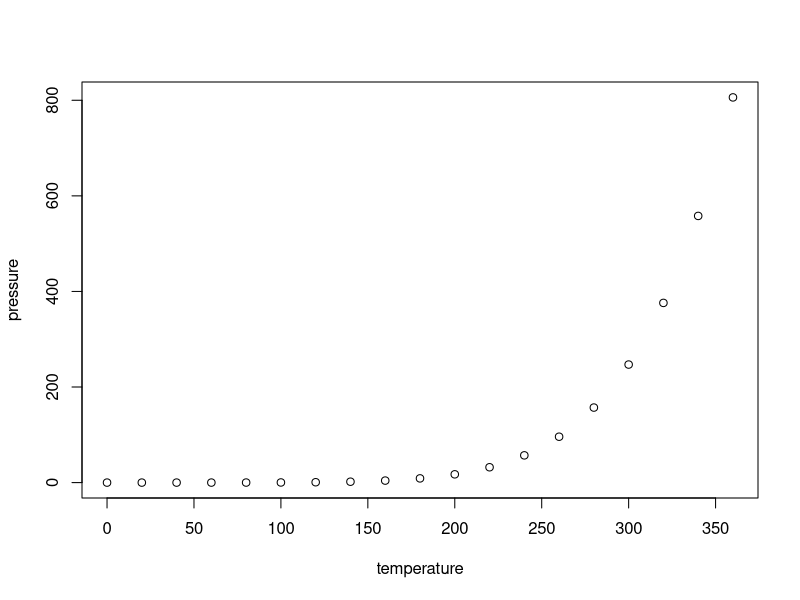
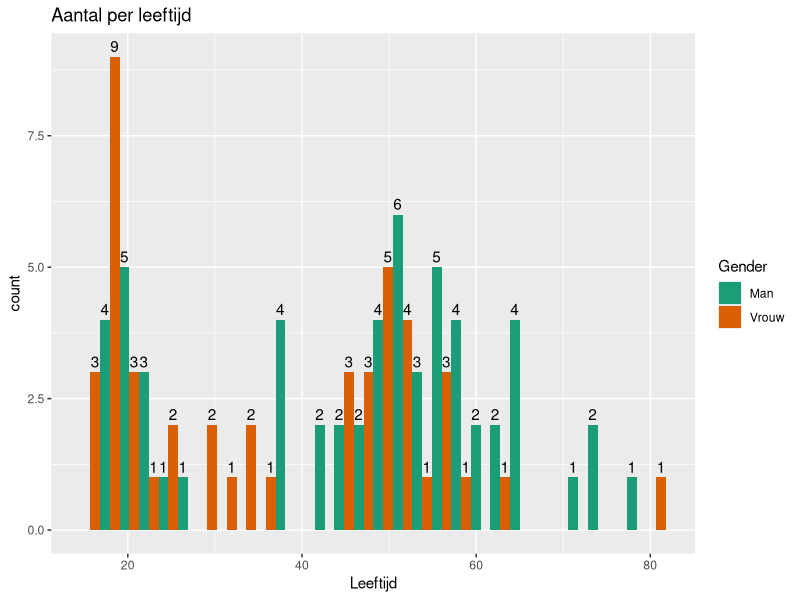
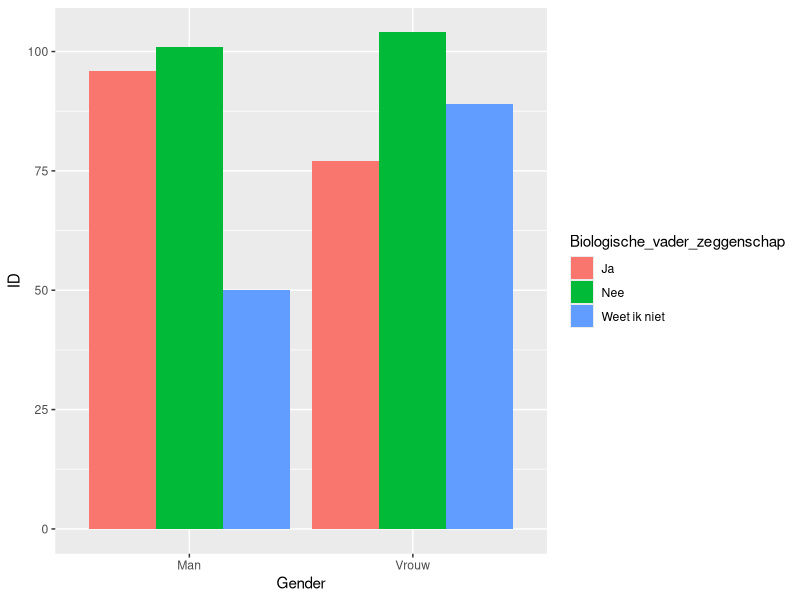
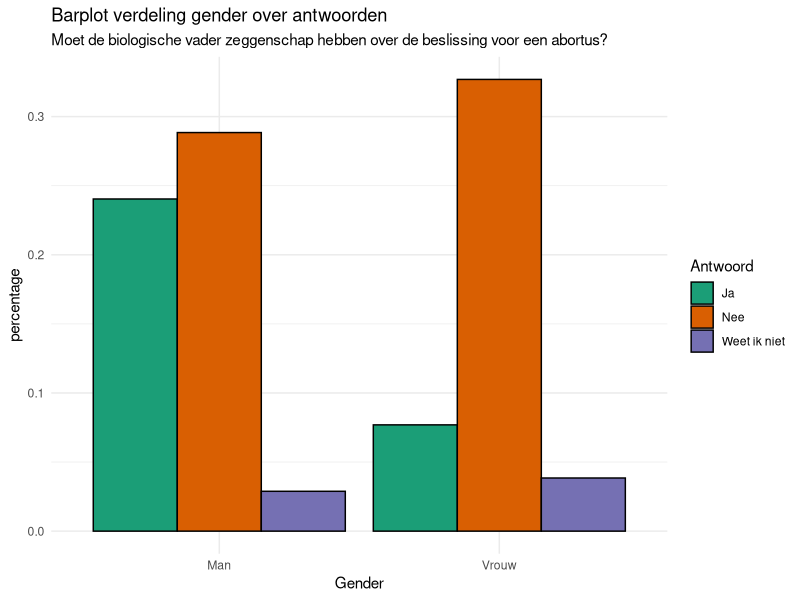
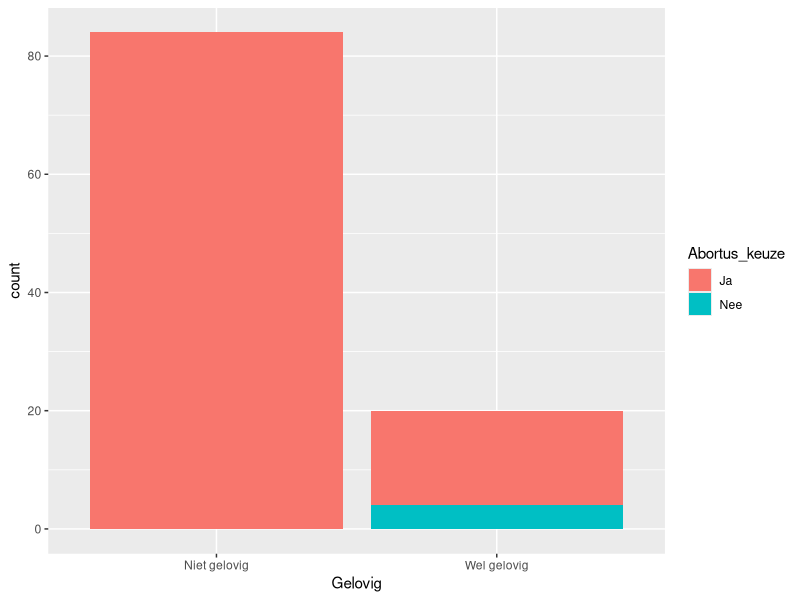
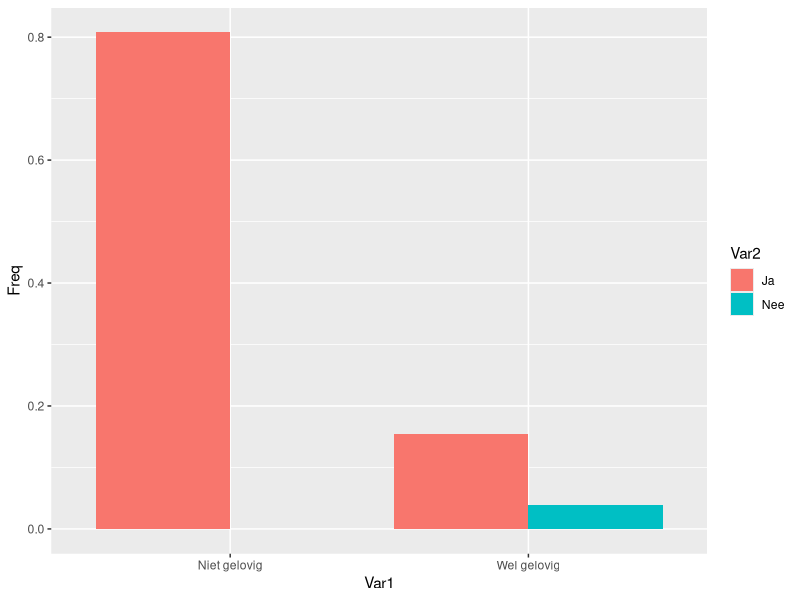
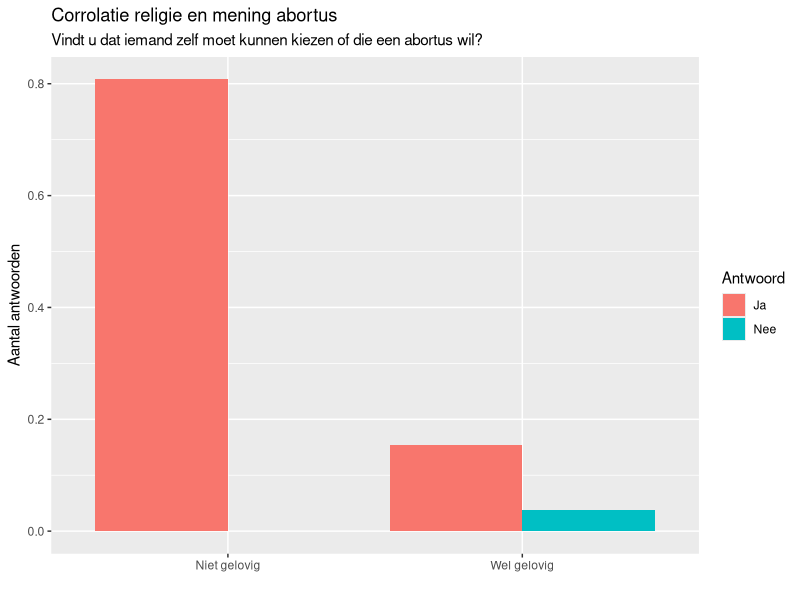

Source code (R) for these figures, in order:
## ---- chunk 1
knitr::opts_chunk$set(echo = TRUE)
## ---- chunk 2
summary(cars)
## ---- chunk 3
plot(pressure)
## ---- chunk 4
data <- read.csv('abortus_dataset.csv')
head(data)
## ---- chunk 5
summary(data)
## ---- chunk 6
library(dplyr)
data_renamed <- data %>%
    rename(
        Eindtijd = Tijd.van.voltooien,
        Gender = Wat.is.uw.geslacht..,
        Onderwijsniveau = Wat.is.het.hoogste.onderwijsniveau.dat.u.heeft.afgerond.,
        Leeftijd = Wat.is.uw.leeftijd.,
        Religie = Wat.is.uw.religieuze.overtuiging..,
        Provincie = In.welke.provincie.heeft.u.het.grootste.deel.van.uw.jeugd.doorgebracht.,
        Abortus_keuze = Vindt.u.dat.iemand.zelf.moet.kunnen.kiezen.of.die.een.abortus.wil.,
        Indien_nee_uitzonderingen = Indien.u.bij.de.vorige.vraag..Nee..heeft.ingevuld...Vindt.u.dat.er.uitzonderingen.zijn.waarin.iemand.dit.wel.zelf.moet.kunnen.kiezen.....,
        Gezondheid_vrouw_gevaar_uitzondering = Vindt.u.dat.er.voor.abortus.gekozen.mag.worden.als.de.gezondheid.van.de.vrouw.door.de.zwangerschap.in.gevaar.kan.komen.,
        Verkrachting_uitzondering = Vindt.u.dat.iemand.een.abortus.mag.als.de.zwangerschap.een.gevolg.is.van.verkrachting.,
        minderjarige_keuze_uitzondering = Vindt.u.dat.een.minderjarig.kind.de.keuze.moet.hebben.om.voor.een.abortus.te.kiezen.....,
        Ouders_zeggenschap_over_minderjarige_uitzondering = Vindt.u.dat.de.ouders.zeggenschap.moeten.hebben.over.of.hun.minderjarige.kind.wel.of.niet.voor.abortus.mag.kiezen...,
        Echo_verplicht = Moet.het.wettelijk.verplicht.worden.voor.vrouwen.die.een.abortus.willen.om.een.echo.van.de.foetus.te.zien.voordat.een.abortus.toegestaan.is.,
        Wettelijke_bedenktijd = Vindt.u.dat.de.wettelijke.bedenktijd.moet.terugkomen.,
        Adoptie_als_alternatief = Vindt.u.dat.adoptie.een.alternatief.is.voor.abortus.,
        Biologische_vader_zeggenschap = Moet.de.biologische.vader.zeggenschap.hebben.over.de.beslissing.voor.een.abortus.
    ) %>%
    select(- c(Tijd.van.laatste.wijziging, E.mail, Naam))

head(data_renamed)
## ---- chunk 7
(gemiddelde_leeftijd <- mean(data_renamed$Leeftijd))
cat(sprintf("de gemiddelde leeftijd van de enquête is: %.2f ik ben iris %.3f/n", gemiddelde_leeftijd, gemiddelde_leeftijd))
## ---- chunk 8
library(ggplot2)
ggplot(data_renamed, aes(x=Leeftijd, fill = Gender)) + 
    labs(title = "Aantal per leeftijd") +
    scale_fill_brewer(palette = "Dark2") +
    geom_histogram(position = "dodge") +
    stat_bin(aes(label = ifelse(after_stat(count)>0, after_stat(count),"")),
             geom = "text", position = "dodge", vjust = -.4)
             

## ---- chunk 9
library(ggplot2)

ggplot(data_renamed, aes(fill=Biologische_vader_zeggenschap, x=Gender, y= ID)) + 
    geom_bar(position="dodge", stat="identity")
## ---- chunk 10
(tabel <- table(data_renamed$Gender, data_renamed$Biologische_vader_zeggenschap))
## ---- chunk 11
(prop_tabel <- prop.table(table(data_renamed$Gender, data_renamed$Biologische_vader_zeggenschap)))
## ---- chunk 12
(chisq.test(tabel))
## ---- chunk 13
library(ggplot2)


ggplot(as.data.frame(prop_tabel), aes(x = Var1, y=Freq, fill=Var2)) +
    labs(title="Barplot verdeling gender over antwoorden",
         subtitle = "Moet de biologische vader zeggenschap hebben over de beslissing voor een abortus?",
         x = "Gender",
         fill = "Antwoord",
         y = "percentage") +
    geom_bar(stat = "identity", position = "dodge", color="black")+
    theme_minimal() +
    scale_fill_brewer(palette = "Dark2")

## ---- chunk 14
(tabel_geloof_vraag6 <- (table(data_renamed$Abortus_keuze, data_renamed$Religie)))
## ---- chunk 15
(proptabel_geloof_vraag6 <- prop.table(table(data_renamed$Abortus_keuze, data_renamed$Religie)))
## ---- chunk 16
data_renamed %>%
    select(Religie, Abortus_keuze) %>%
    mutate(Gelovig=ifelse(Religie == "Niet gelovig", "Niet gelovig", "Wel gelovig")) %>%
    ggplot(aes(x=Gelovig, fill=Abortus_keuze)) +
    geom_bar()
## ---- chunk 17
tewmp <- data_renamed %>%
    select(Religie, Abortus_keuze) %>%
    mutate(Gelovig=ifelse(Religie == "Niet gelovig", "Niet gelovig", "Wel gelovig"))
x <- prop.table(table(tewmp$Gelovig, tewmp$Abortus_keuze))
x
as.data.frame(x)%>%
    ggplot(aes(x = Var1, y = Freq, fill = Var2)) +
    geom_col(position = "dodge")
## ---- chunk 18
tijdelijke_data <- data_renamed %>%
    select(Religie, Abortus_keuze) %>%
    mutate(Gelovig=ifelse(Religie == "Niet gelovig", "Niet gelovig", "Wel gelovig"))
x <- prop.table(table(tijdelijke_data$Gelovig, tijdelijke_data$Abortus_keuze))
x
as.data.frame(x)%>%
    ggplot(aes(x = Var1, y = Freq, fill = Var2)) +
    labs(title = "Corrolatie religie en mening abortus",
         subtitle = "Vindt u dat iemand zelf moet kunnen kiezen of die een abortus wil?",
         x = "",
         fill = "Antwoord",
         y = "Aantal antwoorden") +
    geom_col(position = "dodge")
## ---- chunk 19
tabel_geloof_vraag6
